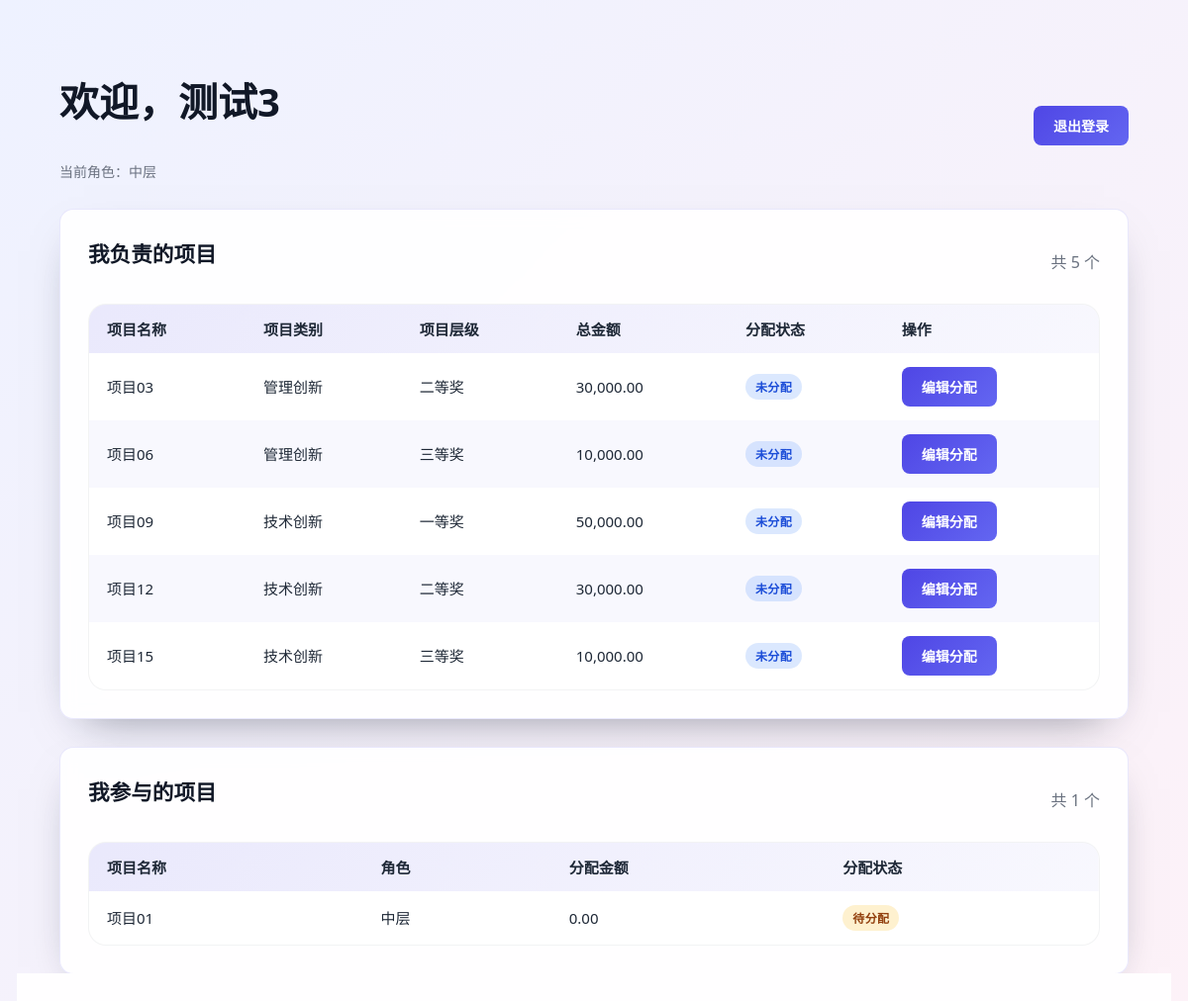
The app's page /dashboard.php (signed in) with its own data.
### tables this page shows
CREATE TABLE IF NOT EXISTS `users` (
  `id` int(10) unsigned NOT NULL AUTO_INCREMENT,
  `login_id` int(10) unsigned NOT NULL,
  `name` varchar(100) NOT NULL,
  `role` enum('普通用户','中层','高层','管理员') NOT NULL,
  `birthdate` date NOT NULL,
  `password_hash` varchar(255) NOT NULL,
  `created_at` timestamp NOT NULL DEFAULT CURRENT_TIMESTAMP,
  PRIMARY KEY (`id`),
  UNIQUE KEY `login_id` (`login_id`)
);

CREATE TABLE IF NOT EXISTS `projects` (
  `id` int(10) unsigned NOT NULL AUTO_INCREMENT,
  `name` varchar(120) NOT NULL,
  `project_id` int(10) unsigned NOT NULL,
  `category` varchar(100) NOT NULL,
  `level` varchar(100) NOT NULL,
  `total_amount` decimal(12,2) NOT NULL,
  `manager_id` int(10) unsigned NOT NULL,
  `created_at` timestamp NOT NULL DEFAULT CURRENT_TIMESTAMP,
  PRIMARY KEY (`id`),
  UNIQUE KEY `project_id` (`project_id`),
  KEY `manager_id` (`manager_id`)
);

### includes/helpers.php (called while the page is built, shortened)
<?php
function e(?string $value): string
{
    return htmlspecialchars((string) $value, ENT_QUOTES | ENT_SUBSTITUTE, 'UTF-8');
}
function format_currency($amount): string
{
    return number_format((float) $amount, 2, '.', ',');
}
function app_base_path(): string
{
    static $basePath;
    if ($basePath !== null) {
        return $basePath;
    }
    $projectRoot = realpath(__DIR__ . '/..');
    $documentRoot = $_SERVER['DOCUMENT_ROOT'] ?? '';
    $projectRoot = rtrim(str_replace('\\', '/', $projectRoot), '/');
    $documentRoot = rtrim(str_replace('\\', '/', $documentRoot), '/');
    if ($documentRoot !== '' && strpos($projectRoot, $documentRoot) === 0) {
        $relative = substr($projectRoot, strlen($documentRoot));
        $relative = str_replace('\\', '/', $relative);
        $basePath = $relative === '' ? '' : '/' . ltrim($relative, '/');
    } else {
        $basePath = '';
    }
    return $basePath;
}
function path_to_root(): string
{
    $scriptName = $_SERVER['SCRIPT_NAME'] ?? '';
    $scriptDir = $scriptName !== '' ? str_replace('\\', '/', dirname($scriptName)) : '';
    $scriptDir = rtrim($scriptDir, '/');
    $basePath = app_base_path();
    if ($basePath !== '' && strpos($scriptDir, $basePath) === 0) {
        $relative = trim(substr($scriptDir, strlen($basePath)), '/');
    } else {
        $relative = trim($scriptDir, '/');
    }
    if ($relative === '') {
        return '';
    }
    $depth = substr_count($relative, '/') + 1;
    return str_repeat('../', $depth);
}
function url_for(string $path): string
{
    $path = ltrim($path, '/');
    return path_to_root() . $path;
}
function asset_url(string $path): string
{
    return url_for($path);
}

### includes/auth.php (called while the page is built, shortened)
<?php
require_once __DIR__ . '/helpers.php';
function current_user(): ?array
{
    $pdo = get_pdo();
    $stmt = $pdo->prepare('SELECT * FROM users WHERE login_id = :login_id');
    $stmt->execute(['login_id' => $_SESSION['login_id']]);
    $user = $stmt->fetch();
    return $user ?: null;
}

### dashboard.php (the view, shortened to what this page needs)
<?php
$user = current_user();
$pdo = get_pdo();
$configSuccess = '';
$managedProjects = [];
if ($user['role'] !== '管理员') {
    $stmt = $pdo->prepare('SELECT p.*, COALESCE(SUM(a.amount), 0) AS allocated_sum
                            FROM projects p
                            LEFT JOIN allocations a ON p.project_id = a.project_id
                            WHERE p.manager_id = :manager_id
                            GROUP BY p.project_id
                            ORDER BY p.name');
    $stmt->execute(['manager_id' => $user['login_id']]);
    $managedProjects = $stmt->fetchAll();
}
$stmt = $pdo->prepare('SELECT p.*, a.amount, COALESCE(SUM(a2.amount), 0) AS allocated_sum
                        FROM allocations a
                        JOIN projects p ON a.project_id = p.project_id
                        LEFT JOIN allocations a2 ON p.project_id = a2.project_id
                        WHERE a.user_id = :user_id
                        GROUP BY p.project_id, a.amount
                        ORDER BY p.name');
$stmt->execute(['user_id' => $user['login_id']]);
$participatingProjects = $stmt->fetchAll();
?>
<!DOCTYPE html>
<html lang="zh-CN">
<head>
    <link rel="stylesheet" href="<?= e(asset_url('styles.css')) ?>">
</head>
<body>
<div class="container">
    <header class="page-header">
        <div class="title-group">
            <h1>欢迎，<?= e($user['name']) ?></h1>
            <small>当前角色：<?= e($user['role']) ?></small>
        </div>
        <a class="btn-link" href="<?= e(url_for('index.php')) ?>?action=logout">退出登录</a>
    </header>
    <?php if ($user['role'] === '管理员'): ?>
        <div class="card">
            <div class="card-header">
                <h2>管理员菜单</h2>
                <span class="muted">快速进入后台管理模块</span>
            </div>
            <div class="actions">
                <a class="ghost-button" href="<?= e(url_for('admin/users.php')) ?>">用户管理</a>
                <a class="ghost-button" href="<?= e(url_for('admin/projects.php')) ?>">项目管理</a>
                <a class="ghost-button" href="<?= e(url_for('admin/allocations.php')) ?>">分配明细</a>
                <a class="ghost-button" href="<?= e(url_for('admin/personal_income.php')) ?>">个人所得</a>
            </div>
        </div>
        <div class="card">
            <div class="card-header">
                <h2>系统设置</h2>
                <span class="muted">全局功能控制</span>
            </div>
            <div class="config-form">
                <?php if ($configSuccess): ?>
                    <div class="alert alert-success"><?= e($configSuccess) ?></div>
                <?php endif; ?>
                <form method="post">
                    <input type="hidden" name="update_config" value="1">
                    <div class="form-group">
                        <label for="allocation_enabled">分配功能开关</label>
                        <div class="switch-container">
                            <label class="switch">
                                <input type="checkbox" id="allocation_enabled" name="allocation_enabled" value="1"<?= get_config('allocation_enabled') ? ' checked' : '' ?>>
                                <span class="slider"></span>
                            </label>
                            <span class="switch-label"><?= get_config('allocation_enabled') ? '已开启' : '已关闭' ?></span>
                        </div>
                        <small class="help-text">控制是否允许项目负责人进行分配操作</small>
                    </div>
                    <button type="submit">保存设置</button>
                </form>
            </div>
        </div>
    <?php else: ?>
        <div class="card">
            <div class="card-header">
                <h2>我负责的项目</h2>
                <span class="muted">共 <?= count($managedProjects) ?> 个</span>
            </div>
            <?php if ($managedProjects): ?>
                <div class="table-wrapper">
                    <table class="table">
                        <thead>
                        <tr>
                            <th>项目名称</th>
                            <th>项目类别</th>
                            <th>项目层级</th>
                            <th>总金额</th>
                            <th>分配状态</th>
                            <th>操作</th>
                        </tr>
                        </thead>
                        <tbody>
                        <?php foreach ($managedProjects as $project): ?>
                            <tr>
                                <td><?= e($project['name']) ?></td>
                                <td><?= e($project['category']) ?></td>
                                <td><?= e($project['level']) ?></td>
                                <td><?= format_currency($project['total_amount']) ?></td>
                                <td>
                                    <?php if ($project['allocated_sum'] && abs($project['allocated_sum'] - $project['total_amount']) <= 0.01): ?>
                                        <span class="badge badge-success">已分配完成</span>
                                    <?php elseif ($project['allocated_sum'] > 0): ?>
                                        <span class="badge badge-pending">未完成分配</span>
                                    <?php else: ?>
                                        <span class="badge badge-info">未分配</span>
                                    <?php endif; ?>
                                </td>
                                <td><a class="btn-link" href="<?= e(url_for('projects/manage.php')) ?>?project_id=<?= (int)$project['project_id'] ?>">编辑分配</a></td>
                            </tr>
                        <?php endforeach; ?>
                        </tbody>
                    </table>
                </div>
            <?php else: ?>
                <p class="muted">当前没有您负责的项目。</p>
            <?php endif; ?>
        </div>
        <div class="card">
            <div class="card-header">
                <h2>我参与的项目</h2>
                <span class="muted">共 <?= count($participatingProjects) ?> 个</span>
            </div>
            <?php if ($participatingProjects): ?>
                <div class="table-wrapper">
                    <table class="table">
                        <thead>
                        <tr>
                            <th>项目名称</th>
                            <th>角色</th>
                            <th>分配金额</th>
                            <th>分配状态</th>
                        </tr>
                        </thead>
                        <tbody>
                        <?php foreach ($participatingProjects as $project): ?>
                            <tr>
                                <td><?= e($project['name']) ?></td>
                                <td><?= e($user['role']) ?></td>
                                <td><?= format_currency($project['amount']) ?></td>
                                <td>
                                    <?php if ($project['allocated_sum'] && abs($project['allocated_sum'] - $project['total_amount']) <= 0.01): ?>
                                        <span class="badge badge-success">已分配完成</span>
                                    <?php else: ?>
                                        <span class="badge badge-pending">待分配</span>
                                    <?php endif; ?>
                                </td>
                            </tr>
                        <?php endforeach; ?>
                        </tbody>
                    </table>
                </div>
            <?php else: ?>
                <p class="muted">您尚未获得任何项目分配。</p>
            <?php endif; ?>
        </div>
    <?php endif; ?>
</div>
</body>
</html>

### styles.css (style rules this page uses)
:root { --primary: #4f46e5; --primary-dark: #4338ca; --accent: #f97316; --success: #0f5132; --success-bg: #d1e7dd; --error: #c0392b; --error-bg: #fbeaea; --text: #1f2937; --muted: #6b7280; --card-bg: rgba(255, 255, 255, 0.92); --border: rgba(79, 70, 229, 0.12); --radius: 14px; --transition: 160ms ease-in-out; }
* { box-sizing: border-box; }
body { font-family: "Segoe UI", "Helvetica Neue", Arial, sans-serif; background: linear-gradient(135deg, #eef2ff 0%, #fdf2f8 100%); margin: 0; min-height: 100vh; color: var(--text); }
.container { width: min(1080px, 92vw); margin: 72px auto 48px; }
.page-header { display: flex; align-items: center; justify-content: space-between; gap: 18px; margin-bottom: 28px; }
.page-header .title-group { display: flex; flex-direction: column; gap: 6px; }
.page-header small { color: var(--muted); font-size: 14px; }
h1, h2, h3 { color: #111827; margin-top: 0; }
h1 { font-size: clamp(1.75rem, 2.2vw + 1.2rem, 2.5rem); font-weight: 700; }
h2 { font-size: 1.35rem; font-weight: 600; }
a { color: var(--primary); text-decoration: none; font-weight: 500; transition: color var(--transition); }
.card { background: var(--card-bg); border-radius: var(--radius); padding: 28px; box-shadow: 0 18px 45px -25px rgba(15, 23, 42, 0.55); border: 1px solid var(--border); backdrop-filter: blur(8px); margin-bottom: 28px; transition: transform var(--transition), box-shadow var(--transition); }
.card-header { display: flex; align-items: center; justify-content: space-between; gap: 16px; margin-bottom: 18px; }
button, .btn-link { display: inline-flex; align-items: center; justify-content: center; gap: 6px; background: linear-gradient(135deg, var(--primary), #6366f1); color: #fff; border: none; border-radius: 8px; padding: 0 20px; height: 40px; font-size: 14px; font-weight: 600; cursor: pointer; transition: transform var(--transition), box-shadow var(--transition), background var(--transition); text-decoration: none; }
.table-wrapper { border-radius: 18px; background: rgba(255, 255, 255, 0.92); border: 1px solid rgba(15, 23, 42, 0.05); box-shadow: inset 0 1px 0 rgba(255, 255, 255, 0.4); overflow: hidden; }
.table { width: 100%; border-collapse: collapse; }
.table thead { background: linear-gradient(135deg, rgba(79, 70, 229, 0.12), rgba(79, 70, 229, 0.04)); }
.table th, .table td { padding: 14px 18px; text-align: left; font-size: 15px; }
.table tbody tr { transition: background var(--transition); }
.table tbody tr:nth-child(even) { background: rgba(79, 70, 229, 0.04); }
.badge { display: inline-flex; align-items: center; padding: 4px 10px; border-radius: 999px; font-size: 12px; letter-spacing: 0.03em; background: rgba(79, 70, 229, 0.12); color: var(--primary-dark); font-weight: 600; }
.badge-pending { background: rgba(251, 191, 36, 0.22); color: #92400e; }
.badge-info { background: rgba(59, 130, 246, 0.18); color: #1d4ed8; }
.muted { color: var(--muted); }

### records on screen
users: name "测试3", role "中层"
projects: name "项目03", category "管理创新", level "二等奖", total_amount "30,000.00", shows "未分配"
projects: name "项目06", category "管理创新", level "三等奖", total_amount "10,000.00", shows "未分配"
projects: name "项目09", category "技术创新", level "一等奖", total_amount "50,000.00", shows "未分配"
projects: name "项目12", category "技术创新", level "二等奖", total_amount "30,000.00", shows "未分配"
projects: name "项目15", category "技术创新", level "三等奖", total_amount "10,000.00", shows "未分配"
projects: name "项目01", amount "0.00", total_amount "待分配"

### other values on screen
count($managedProjects) "5"
count($participatingProjects) "1"
